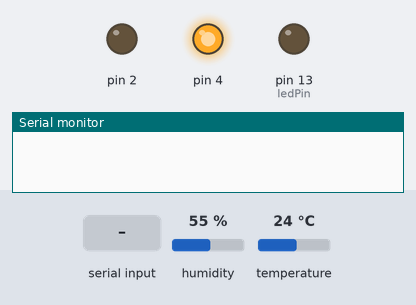
This sketch was run on a simulated Arduino Uno, built with avr-gcc and run on an emulated ATmega328P. On the bench: output pins drawn as LEDs (lit = HIGH), the last lines printed to the serial monitor. The test bench sets the inputs (shaded band); at power-on: humidity 55 %, temperature 24 °C.

Above: at 1.2 s.
1.3 s: "1" received over the second serial link
At 2.8 s:
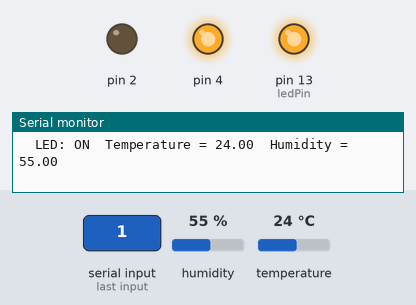
3.8 s: "0" received over the second serial link
At 5.8 s:
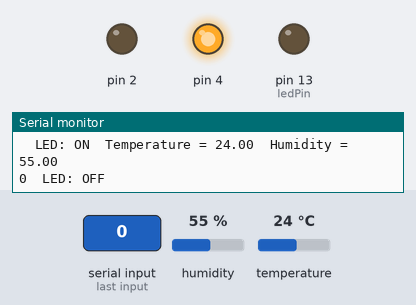
Timing chart, 0 to 7.3 s (numbered marks = the images above; inputs shaded):
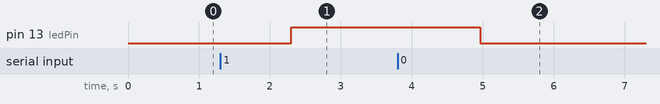

Measured:
- after the input at 1.3 s, pin 13 (ledPin): LOW → HIGH after 1.0 s
- after the input at 3.8 s, pin 13 (ledPin): HIGH → LOW after 1.2 s

The sketch:

dht_led_hc05.ino
```cpp
/*
  command             Response    Description
  AT+NAME="IoT_Lab"   OK          Sets the name to EE Blue.
  AT+PSWD="1234"      OK          Sets the pairing key.
  DHT           Bluetooth HC-05
  SIGNAL - 7    RX - 11
  VCC - 5V      TX - 10
  GND - GND     GND - GND
                VCC - 5V
*/
#include <DHT.h>;
#include <SoftwareSerial.h>
SoftwareSerial EEBlue(10, 11); // RX | TX
#define DHTPIN 3     // what pin we're connected to
#define DHTTYPE DHT22   // DHT 22  (AM2302)
DHT dht(DHTPIN, DHTTYPE); //// Initialize DHT sensor for normal 16mhz Arduino
float hum;  //Stores humidity value
float temp; //Stores temperature value
#define ledPin 13
String state = "";
int i = 0;

void setup() {
  EEBlue.begin(38400);
  Serial.begin(38400);
  pinMode(ledPin, OUTPUT);
  digitalWrite(ledPin, LOW);
  pinMode(2, OUTPUT);
  pinMode(4, OUTPUT);
  digitalWrite(2, LOW);
  digitalWrite(4, HIGH);
  dht.begin();
}

void loop()
{
  if (EEBlue.available() > 0) { // Checks whether data is comming from the serial port
    state = EEBlue.readString(); // Reads the data from the serial port
    Serial.print(state);
  }
  if (state == "0" || state == "off") {
    digitalWrite(ledPin, LOW); // Turn LED OFF
    EEBlue.println("LED: OFF"); // Send back, to the phone, the String "LED: ON"
    Serial.println("\tLED: OFF");
    state = "2";
  }
  else if (state == "1" || state == "on") {
    digitalWrite(ledPin, HIGH);
    Serial.print("\tLED: ON");
    EEBlue.print("LED: ON");
    Serial.print("\tTemperature = ");
    Serial.print(dht.readTemperature());
    delay(100);
    EEBlue.print("\tTemperature = ");
    EEBlue.print(dht.readTemperature());
    delay(100);
    Serial.print("\tHumidity = ");
    Serial.println(dht.readHumidity());
    delay(100);
    EEBlue.print("\tHumidity = ");
    EEBlue.println(dht.readHumidity());
    delay(100);
    state = "1";
  }
}
```
